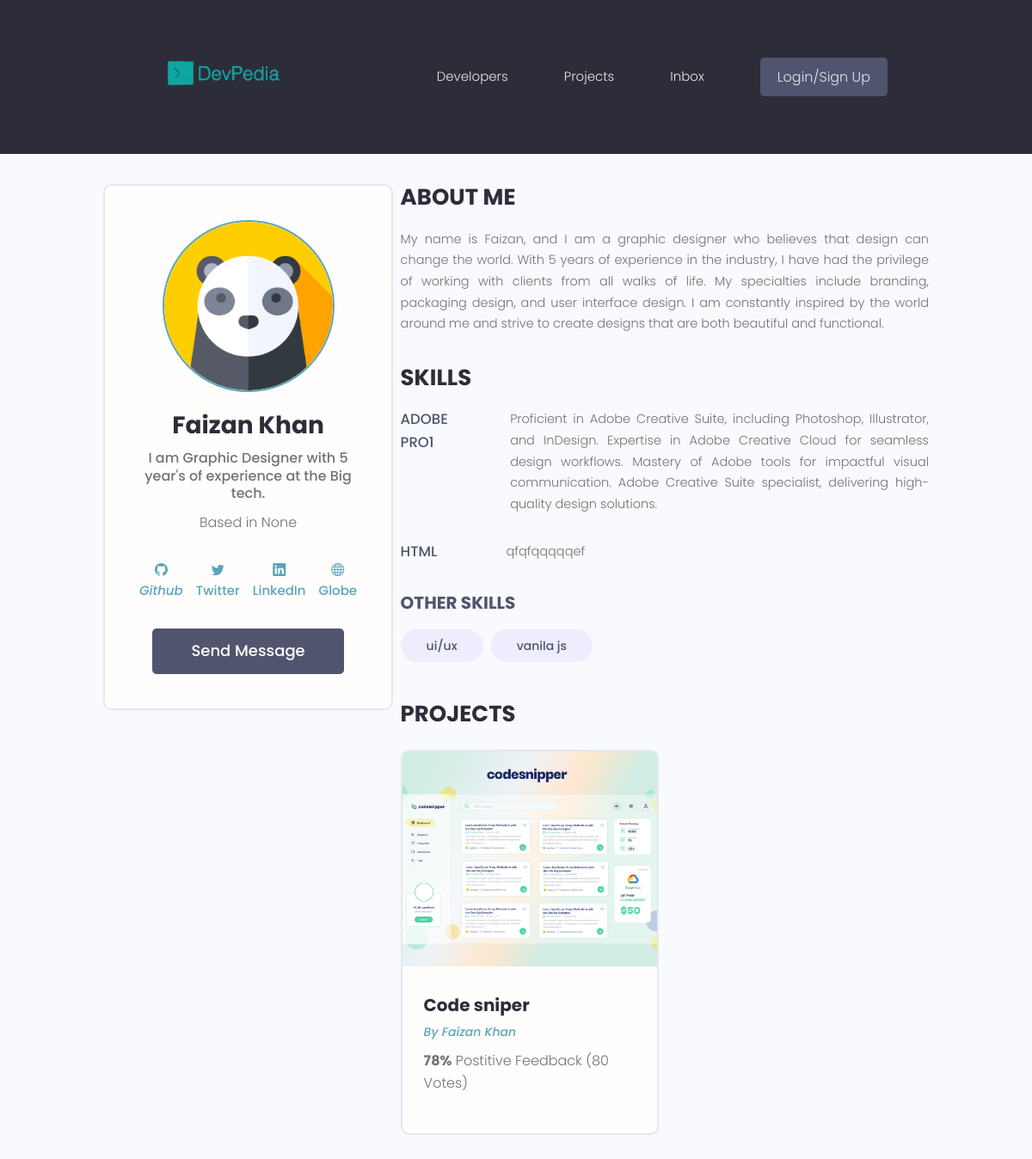
/profile/131cdedf-71ee-46ed-b518-61f0009d6a8f/, run on the app's committed database.
### users/models.py (models this page shows, shortened)
class Profile(models.Model):
    user=models.OneToOneField(User,on_delete=models.CASCADE,null=True,blank=True)
    name=models.CharField(max_length=200,blank=True,null=True)
    email=models.EmailField(max_length=500,blank=True,null=True)
    username=models.CharField(max_length=200,blank=True,null=True)
    location=models.CharField(max_length=200,blank=True,null=True)
    short_intro=models.CharField(max_length=200,blank=True,null=True)
    bio=models.TextField(blank=True,null=True)
    Profile_image=models.ImageField(null=True,blank=True,upload_to='profiles/',default='profiles/panda.png')
    social_github=models.CharField(max_length=300,blank=True,null=True)
    social_twitter=models.CharField(max_length=300,blank=True,null=True)
    social_linkedin=models.CharField(max_length=300,blank=True,null=True)
    social_website=models.CharField(max_length=300,blank=True,null=True)
    created=models.DateTimeField(auto_now_add=True)
    id=models.UUIDField(default=uuid.uuid4,unique=True,
                        primary_key=True,editable=False)

class Skill(models.Model):
    owner=models.ForeignKey(Profile,on_delete=models.CASCADE,null=True,blank=True)#foreign key
    name=models.CharField(max_length=200,blank=True,null=True)
    description=models.TextField(null=True,blank=True)
    created=models.DateTimeField(auto_now_add=True)
    id=models.UUIDField(default=uuid.uuid4,unique=True,
                        primary_key=True,editable=False)
    """1. Understanding the Reverse Relationship

     When you define owner = models.ForeignKey(Profile, ...) in the Skill model,
     Django creates a reverse relationship on the Profile model.
     By default, the name of this reverse relationship is skill_set (the model name in lowercase, followed by _set).

     2. Accessing Skills from a Profile Object
     To access the skills associated with a specific Profile object,
     profile=Profile.object.filter(name='Faheed Khan')        ->profile object
     you can use profile.skill_set.all(). This will return a
     queryset containing all Skill objects that have the given Profile as their owner.
   """

### projects/models.py (models this page shows, shortened)
class Project(models.Model):
    owner=models.ForeignKey(Profile,null=True,blank=True,on_delete=models.SET_NULL)
    title=models.CharField(max_length=200)
    description=models.TextField(null=True,blank=True)
    featured_image=models.ImageField(null=True,blank=True,default='default.jpg')
    demo_link=models.CharField(max_length=2000,null=True,blank=True)
    source_link=models.CharField(max_length=2000,null=True,blank=True)
    tags=models.ManyToManyField('Tag',blank=True)
    vote_total=models.IntegerField(default=0,null=True,blank=True)
    vote_ratio=models.IntegerField(default=0,null=True,blank=True)
    created=models.DateTimeField(auto_now_add=True)
    id=models.UUIDField(default=uuid.uuid4,unique=True,
                        primary_key=True,editable=False)

### users/views.py (the view)
# urls.py: path('profile/<str:pk>/',views.userProfile,name='user-profile'),
def userProfile(request,pk):
    profile=Profile.objects.get(id=pk)
    topSkills=profile.skill_set.exclude(description__exact="")
    otherSkills=profile.skill_set.filter(description="")
    context={
        'profile':profile,
        'topSkills':topSkills,
        'otherSkills':otherSkills
    }
    return render(request,'users/user-profile.html',context)

### users/templates/users/user-profile.html (shortened to what this page needs)
{%extends 'main.html' %}
{%block content%}
<main class="profile my-md">
    <div class="container">
      <div class="layout">
        <div class="column column--1of3">
          <div class="card text-center">
            <div class="card__body dev">
              <img class="avatar avatar--xl" src="{{ profile.Profile_image.url }}" >
              <h2 class="dev__name">{{profile.name}}</h2>
              <p class="dev__title">{{profile.short_intro}}</p>
              <p class="dev__location">Based in {{profile.location}}</p>
              <ul class="dev__social">
                {%if profile.social_github %}
                <li>
                  <a title="Github" href="{{profile.social_github}}" target="_blank"><i class="bi bi-github">Github</i></a>
                </li>
                {%endif%}
                {%if profile.social_twitter%}
                <li>
                  <a title="Twitter" href="{{profile.social_twitter}}" target="_blank"><i class="bi bi-twitter"></i> Twitter</a>
                </li>
                {%endif%}
                {%if profile.social_linkedin%}
                <li>
                  <a title="LinkedIn" href="{{profile.social_linkedin}}" target="_blank"><i class="bi bi-linkedin"></i> LinkedIn</a>
                </li>
                {%endif%}
                {%if profile.social_website%}
                <li>
                  <a title="Personal Website" href="{{profile.social_website}}" target="_blank"><i class="bi bi-globe"></i> Globe</a>
                </li>
                {%endif%}
              </ul>
              <a href="#" class="btn btn--sub btn--lg">Send Message </a>
            </div>
          </div>
        </div>
        <div class="column column--2of3">
          <div class="devInfo">
            <h3 class="devInfo__title">About Me</h3>
            <p class="devInfo__about">
             {{profile.bio}}
            </p>
          </div>
          <div class="devInfo">
            <h3 class="devInfo__title">Skills</h3>
            <div class="devInfo__skills">
              {% for skill in topSkills%}
              <div class="devSkill">
                <h4 class="devSkill__title">{{skill.name}}</h4>
                <p class="devSkill__info">
                  {{skill.description}}
                </p>
              </div>
              {%endfor%}
               {%if otherSkills%}
              <h3 class="devInfo__subtitle">Other Skills</h3>
              <div class="devInfo__otherSkills">
                {%for skill in otherSkills%}
                <span class="tag tag--pill tag--sub tag--lg">
                  <small>{{skill.name}}</small>
                </span>
                {%endfor%}
              </div>
              {%endif%}
            </div>
          </div>
          <div class="devInfo">
            <h3 class="devInfo__title">Projects</h3>
            <div class="grid grid--two">
              {%for project in profile.project_set.all%}
              <div class="column">
                <div class="card project">
                  <a href="{%url 'project' project.id%}" class="project">
                    <img class="project__thumbnail" src="{{project.featured_image.url}}" alt="project thumbnail" />
                    <div class="card__body">
                      <h3 class="project__title">{{project.title}}</h3>
                      <p><a class="project__author" href="{%url 'user-profile' project.owner.id%}">By {{project.owner.name}}</a></p>
                      <p class="project--rating">
                        <span style="font-weight: bold;">{{project.vote_ratio}}%</span> Postitive
                        Feedback ({{project.vote_total}} Vote{{project.vote_total|pluralize:"s"}})
                      </p>
                    </div>
                  </a>
                </div>
              </div>
              {%endfor%}
            </div>
          </div>
        </div>
      </div>
    </div>
  </main>
{%endblock content%}

### static/styles/app.css (style rules this page uses)
:root { --color-sub: #2d2d39; }
.btn--sub { background-color: var(--color-sub-light); }
.card { border: 2px solid var(--color-light); }
img { width: 100%; }
.profile .card > .dev { padding: 4rem; }
.dev__name { color: var(--color-sub); font-size: 2.8rem; font-weight: 700; margin-top: 1rem; margin-bottom: 0.5rem; }
.dev__title { font-size: 1.6rem; font-weight: 500; line-height: 1.3; }
.dev__location { margin-top: 1rem; }
.dev__social { margin: 3rem 0; list-style: none; display: flex; justify-content: center; gap: 1.5rem; }
.devInfo { margin-bottom: 3rem; }
.devInfo__title, .devInfo__subtitle { font-size: 2.6rem; color: var(--color-sub); text-transform: uppercase; font-weight: 700; margin-bottom: 1.5rem; }
.devInfo__subtitle { font-size: 2rem; color: var(--color-sub-light); }
.devInfo__about, .devSkill__info { font-size: 1.45rem; line-height: 1.7; text-align: justify; }
.devSkill { margin-bottom: 3rem; }
.devSkill__title { font-size: 1.65rem; font-weight: 500; color: var(--color-sub-light); }
@media screen and (min-width: 700px) { .devSkill { display: flex; justify-content: space-between; gap: 3rem; } }
@media screen and (min-width: 700px) { .devSkill__info { flex-basis: 80%; } }
.project__author { font-size: 1.4rem; font-style: italic; }
.project--rating { margin-bottom: 1.6em; margin-top: .5em; }
.project__thumbnail { height: 25rem; object-fit: cover; object-position: top center; }
.project__title { font-size: 2rem; font-weight: 700; color: var(--color-sub); }

### static/uikit/styles/modules/_variables.css (style rules this page uses)
:root { --color-main: #5aa5b9; --color-main-light: #e6faff; --color-sub: #3f4156; --color-sub-light: #51546e; --color-sub-lighter: #ededfd; --color-text: #737373; --color-gray: #8b8b8b; --color-light: #e5e7eb; --color-light-gray: #767676; --color-bg: #f8fafd; --color-white: #fffefd; --color-white-light: #f3f3f3; --color-success: #359e64; --color-success-bg: #def8e8; --color-error: #fc4b0b; --color-error-bg: #fff2ee; --font-base: 'Poppins', arial, helvetica, 'Segoe UI', roboto, ubuntu, sans-serif; --font-monospace: 'Fira Code', 'Courier New', courier, monospace; --font-regular: 300; --font-medium: 500; --font-bold: 700; --generic-shadow: 1px 1px 5px #00000010; --generic-transition: all 0.3s ease-in-out; }

### static/uikit/styles/modules/_base.css (style rules this page uses)
* { margin: 0; padding: 0; box-sizing: border-box; text-rendering: optimizeLegibility; color: inherit; font-size: inherit; }
html { font-size: 50%; }
@media only screen and (min-width: 480px) { html { font-size: 56.25%; } }
@media only screen and (min-width: 1200px) { html { font-size: 62.5%; } }
body { line-height: 1.6; font-weight: 400; font-size: 1.5rem; color: var(--color-text); background-color: var(--color-bg); min-height: 100vh; }

### static/uikit/styles/modules/_typography.css (style rules this page uses)
* { font-family: var(--font-base); }
h2 { font-size: 3.6rem; font-weight: var(--font-bold); }
h3 { font-size: 3.2rem; font-weight: var(--font-medium); }
h4 { font-size: 2.8rem; font-weight: var(--font-medium); }
p, span, strong { font-size: 1.6rem; color: var(--color-text); font-weight: var(--font-regular); }
a { padding-bottom: 2px; text-decoration: none; display: inline-block; color: var(--color-main); font-weight: var(--font-medium); }

### static/uikit/styles/modules/_utilities.css (style rules this page uses)
.container { width: 92%; max-width: 165rem; margin: 0 auto; box-sizing: border-box; }
@media screen and (min-width: 1000px) { .container { width: 90%; } }
@media screen and (min-width: 1200px) { .container { width: 80%; } }
.text-center { text-align: center; }
.my-md { margin: 3rem auto; }

### static/uikit/styles/modules/_avatar.css (style rules this page uses)
.avatar { border-radius: 50%; border: 2px solid var(--color-main); object-fit: cover; }
.avatar--xl { height: 20rem; width: 20rem; }

### static/uikit/styles/modules/_button.css (style rules this page uses)
.btn { display: inline-block; position: relative; cursor: pointer; background-color: var(--color-light); font-weight: var(--font-medium); color: var(--color-sub); text-decoration: none; padding: 1rem 2rem; border-radius: 0.5rem; border: none; width: -webkit-fit-content; width: -moz-fit-content; width: fit-content; height: -webkit-fit-content; height: -moz-fit-content; height: fit-content; font-size: 1.6rem; outline-width: 0; outline-color: transparent; -webkit-backface-visibility: hidden; backface-visibility: hidden; transition: all 0.3s ease-in-out; }
.btn--sub { background-color: var(--color-sub); color: var(--color-white); }
.btn--lg { font-size: 1.8rem; padding: 1.2rem 4.5rem; }

### static/uikit/styles/modules/_card.css (style rules this page uses)
.card { border-radius: 1rem; background-color: var(--color-white); border: 1.5px solid var(--color-light); width: auto; height: auto; margin-top: 0.5rem; margin-bottom: 0.5rem; overflow: hidden; }
.card__body, .card__header { padding: 2rem 2.5rem; }

### data on the page
Profile: Profile_image (picture), name "Faizan Khan", short_intro "I am Graphic Designer with 5 year's of experience at the Big tech.", location "None", bio "My name is Faizan, and I am a graphic designer who believes that design can change the world. With 5 years of experience in the industry, I have had the privilege of working with clients from all walks of life. My specialties include branding, packaging design, and user interface design. I am constantly inspired by the world around me and strive to create designs that are both beautiful and functional."
Skill: name "ADOBE PRO1", description "Proficient in Adobe Creative Suite, including Photoshop, Illustrator, and InDesign. Expertise in Adobe Creative Cloud for seamless design workflows. Mastery of Adobe tools for impactful visual communication. Adobe Creative Suite specialist, delivering high-quality design solutions."
Skill: name "HTML", description "qfqfqqqqqef"
Skill: name "ui/ux"
Skill: name "vanila js"
Project: featured_image (picture), title "Code sniper", owner.name "Faizan Khan", vote_ratio "78", vote_total "80"
